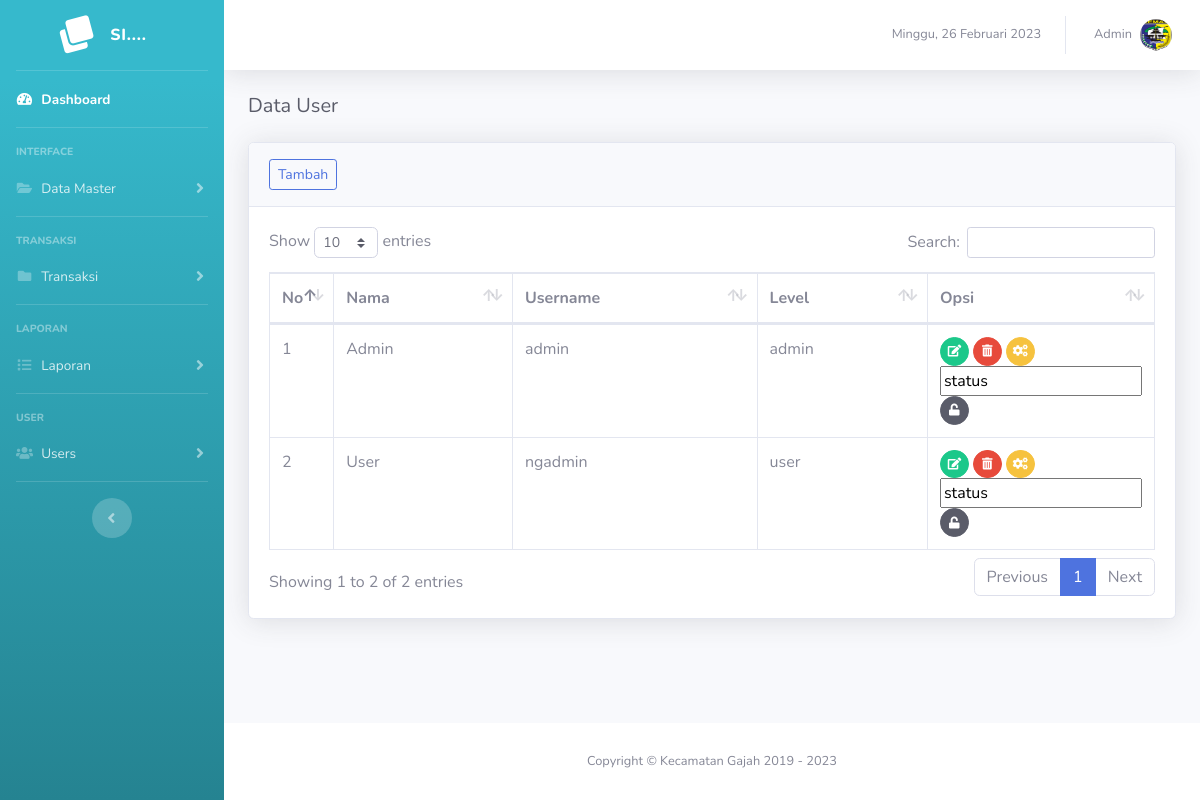
Page /user (signed in) on the committed database.
### tables this page shows
CREATE TABLE `tb_user` (
  `id_user` int(11) NOT NULL,
  `nama_user` varchar(100) NOT NULL,
  `username` varchar(50) NOT NULL,
  `password` varchar(255) NOT NULL,
  `level` varchar(20) NOT NULL
);

### page/user/user.php (the view)
<h5 class="h5 mb-4 text-gray-800">Data User</h5>
<div class="card shadow mb-4">
  <div class="card-header py-3">
    <a href="?page=user&action=add" class="btn btn-sm btn-outline-primary">Tambah</a>
  </div>
  <div class="card-body">
    <div class="table-responsive">
      <table class="table table-bordered" id="dataTable" width="100%" cellspacing="0">
        <thead>
          <tr>
            <th width="5%">No</th>
            <th>Nama</th>
            <th>Username</th>
            <th>Level</th>
            <th width="20%">Opsi</th>
          </tr>
        </thead>
        <tbody>
          <?php
          $no = 1;
          $sql = $conn->query("SELECT * FROM tb_user");
          foreach ($sql as $key => $value) :
          ?>
            <tr>
              <td><?= $no++; ?></td>
              <td><?= $value['nama_user']; ?></td>
              <td><?= $value['username']; ?></td>
              <td><?= $value['level']; ?></td>
              <td>
                <a href="?page=user&action=edit&id=<?= $value['id_user']; ?>" class="btn btn-sm btn-circle btn-success" data-toggle="tooltip" data-placement="top" title="Edit"><i class="fas fa-edit"></i></a>
                <a href="?page=user&action=delete&id=<?= $value['id_user']; ?>" name="delete" class=" delete btn btn-sm btn-circle btn-danger" data-toggle="tooltip" data-placement="top" title="Delete"><i class="fas fa-trash-alt"></i></a>
                <a href="?page=user&action=gantiPass&id=<?= $value['id_user']; ?>" class=" btn btn-sm btn-circle btn-warning" data-toggle="tooltip" data-placement="top" title="Ganti Password"><i class="fas fa-cogs"></i></a>
                <form action="?page=user&action=gantiPass&id=<?= $value['id_user']; ?>" method="post">
                <input type="text" value="status">
                  <button type="submit" name="kirim" class=" btn btn-sm btn-circle btn-dark" data-toggle="tooltip" data-placement="top" title="Aktif/Nonaktif"><i class="fas fa-unlock"></i></button>
                </form>
              </td>
            </tr>
          <?php endforeach; ?>
        </tbody>
      </table>
    </div>
  </div>
</div>

### rows in the picture
tb_user: nama_user "Admin", username "admin", level "admin"
tb_user: nama_user "User", username "ngadmin", level "user"

### other values in the picture
$_SESSION['nama'] "Admin"
